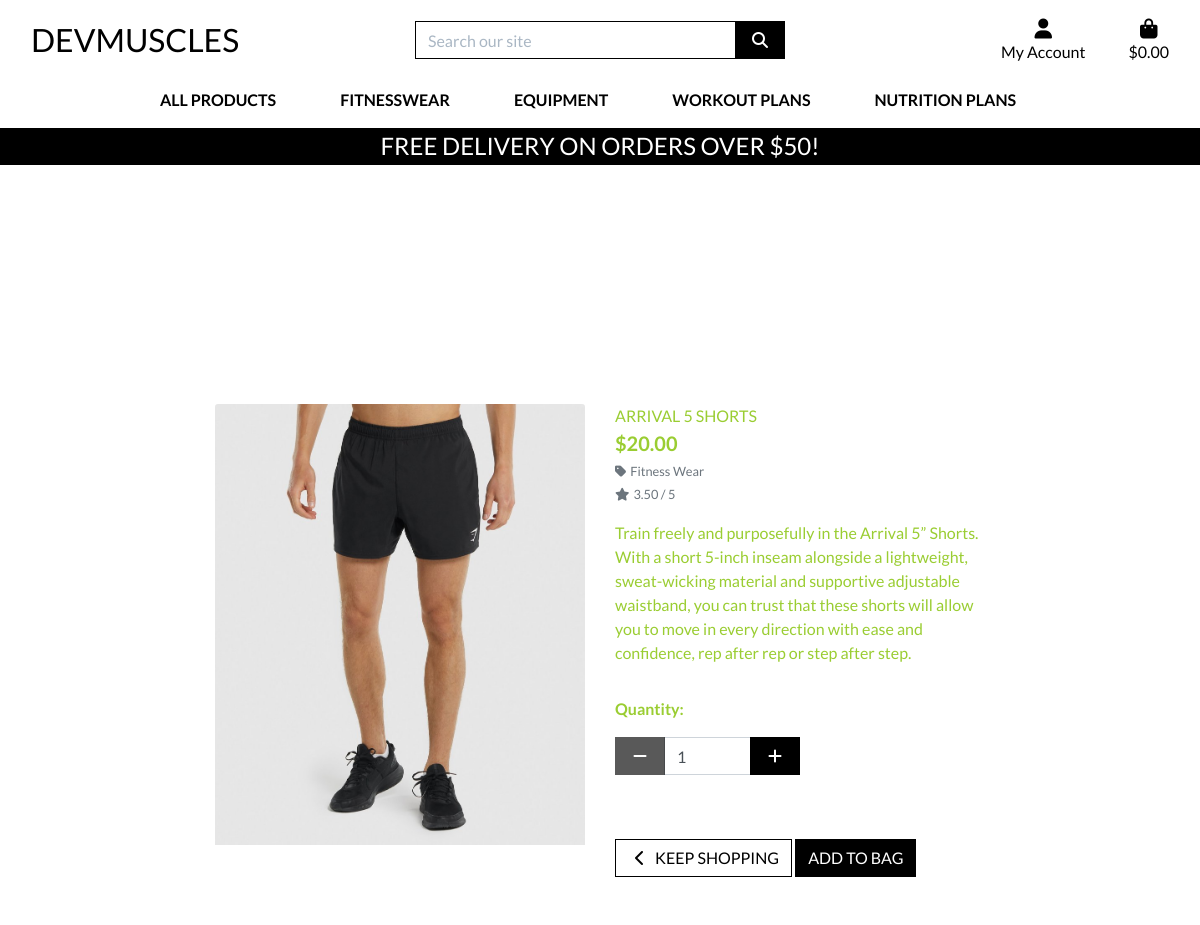
/products/4/, run on the app's committed database.
### products/models.py (models this page shows, shortened)
class Product(models.Model):
    category = models.ForeignKey('Category', null=True, blank=True, on_delete=models.SET_NULL)
    sku = models.CharField(max_length=254, null=True, blank=True)
    name = models.CharField(max_length=254)
    description = models.TextField()
    has_sizes = models.BooleanField(default=False, null=True, blank=True)
    price = models.DecimalField(max_digits=6, decimal_places=2)
    rating = models.DecimalField(max_digits=6, decimal_places=2, null=True, blank=True)
    image_url = models.URLField(max_length=1024, null=True, blank=True)
    image = models.ImageField(null=True, blank=True)

class Category(models.Model):
    class Meta:
        verbose_name_plural = 'Categories'
    name = models.CharField(max_length=254)
    friendly_name = models.CharField(max_length=254, null=True, blank=True)

### products/views.py (the view)
# urls.py: path('<int:product_id>/', views.product_detail, name='product_detail'),
def product_detail(request, product_id):
    product = get_object_or_404(Product, pk=product_id)
    context = {
        'product': product,
    }
    return render(request, 'products/product_detail.html', context)

### bag/contexts.py (called while the page is built, shortened)
def bag_contents(request):
    bag_items = []
    total = 0
    product_count = 0
    bag = request.session.get('bag', {})
    if total < settings.FREE_DELIVERY_THRESHOLD:
        delivery = total * Decimal(settings.STANDARD_DELIVERY_PERCENTAGE / 100)
        free_delivery_delta = settings.FREE_DELIVERY_THRESHOLD - total
    else:
        delivery = 0
        free_delivery_delta = 0
    grand_total = delivery + total
    context = {
        'bag_items': bag_items,
        'total': total,
        'product_count': product_count,
        'delivery': delivery,
        'free_delivery_delta': free_delivery_delta,
        'free_delivery_threshold': settings.FREE_DELIVERY_THRESHOLD,
        'grand_total': grand_total,
    }
    return context

### products/templates/products/product_detail.html (shortened to what this page needs)
{% extends "base.html" %}
{% load static %}
{% block page_header %}
    <div class="container header-container">
    </div>
{% endblock %}
{% block content %}
    <div class="overlay"></div>
    <div class="container-fluid">
        <div class="row">
            <div class="col-12 col-md-6 col-lg-4 offset-lg-2">
                <div class="image-container my-5">
                    {% if product.image %}
                        <a href="{{ product.image.url }}" target="_blank">
                            <img class="card-img-top img-fluid" src="{{ product.image.url }}" alt="{{ product.name }}">
                        </a>
                        {% else %}
                        <a href="">
                            <img class="card-img-top img-fluid" src="{{ MEDIA_URL }}noimage.png" alt="{{ product.name }}">
                        </a>
                    {% endif %}
                </div>
            </div>
            <div class="col-12 col-md-6 col-lg-4">
                <div class="product-details-container mb-5 mt-md-5">
                    <p class="mb-0">{{ product.name }}</p>
                    <p class="lead mb-0 text-left font-weight-bold">${{ product.price }}</p>
                    {% if product.category %}
                    <p class="small mt-1 mb-0">
                        <a class="text-muted" href="{% url 'products' %}?category={{ product.category.name }}">
                            <i class="fas fa-tag mr-1"></i>{{ product.category.friendly_name }}
                        </a>
                    </p>
                    {% endif %}
                    {% if product.rating %}
                        <small class="text-muted"><i class="fas fa-star mr-1"></i>{{ product.rating }} / 5</small>
                    {% else %}
                        <small class="text-muted">No Rating</small>
                    {% endif %}
                    <p class="mt-3">{{ product.description }}</p>
                    <form class="form" action="{% url 'add_to_bag' product.id %}" method="POST">
                        <div class="form-row">
                            {% with product.has_sizes as s %}
                            <div class="col-12">
                                <p class="mt-3"><strong>Quantity:</strong></p>
                                <div class="form-group w-50">
                                    <div class="input-group">
                                        <div class="input-group-prepend">
                                            <button class="decrement-qty btn btn-black rounded-0"
                                                data-item_id="{{ product.id }}" id="decrement-qty_{{ product.id }}">
                                                <span class="icon">
                                                    <i class="fas fa-minus"></i>
                                                </span>
                                            </button>
                                        </div>
                                        <input class="form-control qty_input" type="number"
                                            name="quantity" value="1" min="1" max="99"
                                            data-item_id="{{ product.id }}"
                                            id="id_qty_{{ product.id }}">
                                        <div class="input-group-append">
                                            <button class="increment-qty btn btn-black rounded-0"
                                                data-item_id="{{ product.id }}" id="increment-qty_{{ product.id }}">
                                                <span class="icon">
                                                    <i class="fas fa-plus"></i>
                                                </span>
                                            </button>
                                        </div>
                                    </div>
                                </div>
                            </div>
                            <div class="col{% if s %}-12 mt-2{% endif %}">
                                <a href="{% url 'products' %}" class="btn btn-outline-black rounded-0 mt-5">
                                    <span class="icon">
                                        <i class="fas fa-chevron-left"></i>
                                    </span>
                                    <span class="text-uppercase">Keep Shopping</span>
                                </a>
                                <input type="submit" class="btn btn-black rounded-0 text-uppercase mt-5" value="Add to Bag">
                            </div>
                            {% endwith %}
                        </div>
                    </form>
                </div>
            </div>
        </div>
    </div>
{% endblock %}

### static/css/base.css (style rules this page uses)
html { height: 100%; }
body { background: url('/media/fitness_background.jpg') no-repeat center center fixed; background-size: cover; height: calc(100vh - 164px); color: yellowgreen; font-family: 'Lato'; }
.icon { align-items: center; display: inline-flex; justify-content: center; height: 1.5rem; width: 1.5rem; }
.btn-black { background: black; color: white; }
.btn-outline-black { background: white; color: black !important; border: 1px solid black; }
.overlay { height: 100%; width: 100%; top: 0; left: 0; position: fixed; background: white; z-index: -1; }
@media (min-width: 1200px) { .container { max-width: 80%; } }
@media (min-width: 992px) { .header-container { padding-top: 164px; } }

### data on the page
Product: image (picture), name "ARRIVAL 5 SHORTS", price "20.00", category.friendly_name "Fitness Wear", rating "3.50", description "Train freely and purposefully in the Arrival 5” Shorts. With a short 5-inch inseam alongside a lightweight, sweat-wicking material and supportive adjustable waistband, you can trust that these shorts will allow you to move in every direction with ease and confidence, rep after rep or step after step."

### other printed values
{{ free_delivery_threshold }} "50"
